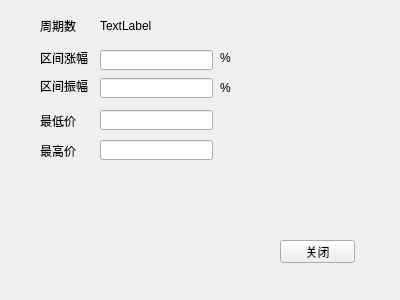
<?xml version="1.0" encoding="UTF-8"?>
<ui version="4.0">
 <class>Form</class>
 <widget class="QWidget" name="Form">
  <property name="geometry">
   <rect>
    <x>0</x>
    <y>0</y>
    <width>400</width>
    <height>300</height>
   </rect>
  </property>
  <property name="windowTitle">
   <string>统计</string>
  </property>
  <widget class="QLabel" name="label">
   <property name="geometry">
    <rect>
     <x>40</x>
     <y>42</y>
     <width>51</width>
     <height>31</height>
    </rect>
   </property>
   <property name="text">
    <string>区间涨幅</string>
   </property>
  </widget>
  <widget class="QLabel" name="label_2">
   <property name="geometry">
    <rect>
     <x>40</x>
     <y>110</y>
     <width>51</width>
     <height>21</height>
    </rect>
   </property>
   <property name="text">
    <string>最低价</string>
   </property>
  </widget>
  <widget class="QLineEdit" name="le_scale_increase">
   <property name="geometry">
    <rect>
     <x>100</x>
     <y>50</y>
     <width>113</width>
     <height>20</height>
    </rect>
   </property>
  </widget>
  <widget class="QLineEdit" name="le_LowestPrice">
   <property name="geometry">
    <rect>
     <x>100</x>
     <y>110</y>
     <width>113</width>
     <height>20</height>
    </rect>
   </property>
  </widget>
  <widget class="QLineEdit" name="le_HighesttPrice">
   <property name="geometry">
    <rect>
     <x>100</x>
     <y>140</y>
     <width>113</width>
     <height>20</height>
    </rect>
   </property>
  </widget>
  <widget class="QLabel" name="label_3">
   <property name="geometry">
    <rect>
     <x>40</x>
     <y>140</y>
     <width>51</width>
     <height>21</height>
    </rect>
   </property>
   <property name="text">
    <string>最高价</string>
   </property>
  </widget>
  <widget class="QLabel" name="label_4">
   <property name="geometry">
    <rect>
     <x>40</x>
     <y>10</y>
     <width>51</width>
     <height>31</height>
    </rect>
   </property>
   <property name="text">
    <string>周期数</string>
   </property>
  </widget>
  <widget class="QLabel" name="lab_knum">
   <property name="geometry">
    <rect>
     <x>100</x>
     <y>10</y>
     <width>91</width>
     <height>31</height>
    </rect>
   </property>
   <property name="text">
    <string>TextLabel</string>
   </property>
  </widget>
  <widget class="QPushButton" name="pbt_close">
   <property name="geometry">
    <rect>
     <x>280</x>
     <y>240</y>
     <width>75</width>
     <height>23</height>
    </rect>
   </property>
   <property name="text">
    <string>关闭</string>
   </property>
  </widget>
  <widget class="QLineEdit" name="le_scale_shake">
   <property name="geometry">
    <rect>
     <x>100</x>
     <y>78</y>
     <width>113</width>
     <height>20</height>
    </rect>
   </property>
  </widget>
  <widget class="QLabel" name="label_5">
   <property name="geometry">
    <rect>
     <x>40</x>
     <y>70</y>
     <width>51</width>
     <height>31</height>
    </rect>
   </property>
   <property name="text">
    <string>区间振幅</string>
   </property>
  </widget>
  <widget class="QLabel" name="label_6">
   <property name="geometry">
    <rect>
     <x>220</x>
     <y>50</y>
     <width>21</width>
     <height>16</height>
    </rect>
   </property>
   <property name="text">
    <string>%</string>
   </property>
  </widget>
  <widget class="QLabel" name="label_7">
   <property name="geometry">
    <rect>
     <x>220</x>
     <y>80</y>
     <width>21</width>
     <height>16</height>
    </rect>
   </property>
   <property name="text">
    <string>%</string>
   </property>
  </widget>
 </widget>
 <resources/>
 <connections/>
</ui>
